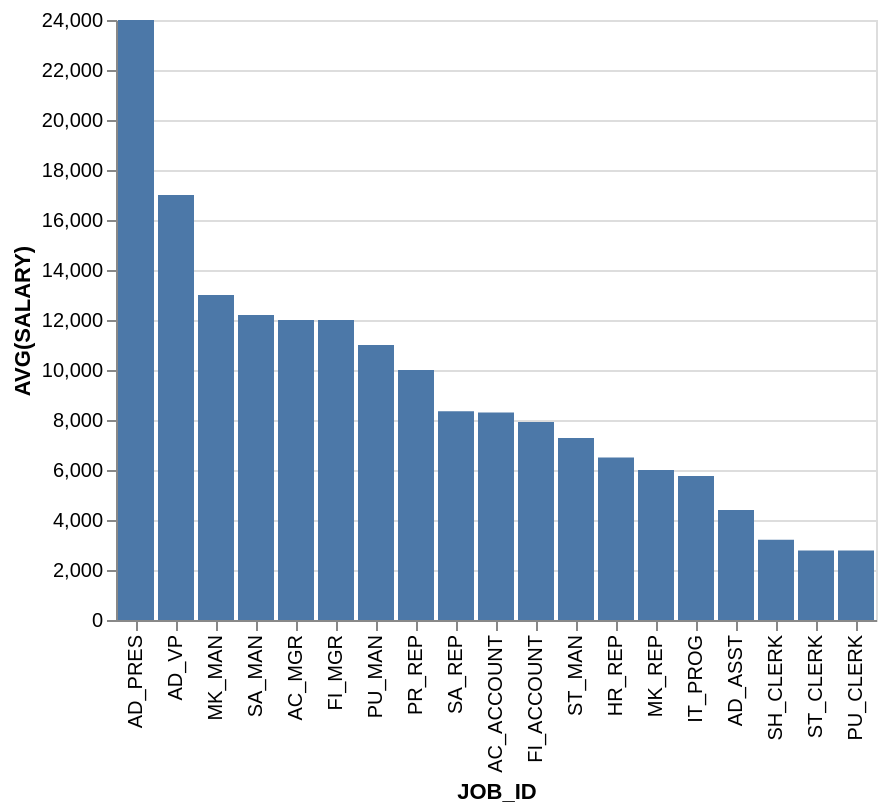

Specify this chart in Vega-Lite:
### Vega-Lite specification from a JSON file in a GitHub repository (floating-point values rounded to 4 significant figures)
{"data": {"values": [{"x_data": "AC_ACCOUNT", "y_data": 8300}, {"x_data": "AC_MGR", "y_data": 12000}, {"x_data": "AD_ASST", "y_data": 4400}, {"x_data": "AD_PRES", "y_data": 24000}, {"x_data": "AD_VP", "y_data": 17000}, {"x_data": "FI_ACCOUNT", "y_data": 7920}, {"x_data": "FI_MGR", "y_data": 12000}, {"x_data": "HR_REP", "y_data": 6500}, {"x_data": "IT_PROG", "y_data": 5760}, {"x_data": "MK_MAN", "y_data": 13000}, {"x_data": "MK_REP", "y_data": 6000}, {"x_data": "PR_REP", "y_data": 10000}, {"x_data": "PU_CLERK", "y_data": 2780}, {"x_data": "PU_MAN", "y_data": 11000}, {"x_data": "SA_MAN", "y_data": 12200}, {"x_data": "SA_REP", "y_data": 8350}, {"x_data": "SH_CLERK", "y_data": 3215}, {"x_data": "ST_CLERK", "y_data": 2785}, {"x_data": "ST_MAN", "y_data": 7280}]}, "mark": "bar", "encoding": {"x": {"field": "x_data", "type": "nominal", "title": "JOB_ID", "sort": {"op": "sum", "field": "y_data", "order": "descending"}}, "y": {"field": "y_data", "type": "quantitative", "title": "AVG(SALARY)"}}}
